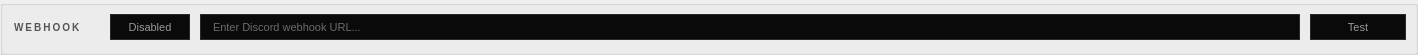
     <widget class="QGroupBox" name="overlayWebhookGroup">
      <property name="geometry">
       <rect>
        <x>26</x>
        <y>785</y>
        <width>1418</width>
        <height>55</height>
       </rect>
      </property>
      <property name="title">
       <string/>
      </property>
      <widget class="QLabel" name="overlayWebhookLabel">
       <property name="geometry">
        <rect>
         <x>14</x>
         <y>14</y>
         <width>90</width>
         <height>26</height>
        </rect>
       </property>
       <property name="styleSheet">
        <string>color: #555; font-size: 10px; font-weight: 700; letter-spacing: 2px; background: transparent;</string>
       </property>
       <property name="text">
        <string>WEBHOOK</string>
       </property>
       <property name="alignment">
        <set>Qt::AlignLeft|Qt::AlignVCenter</set>
       </property>
      </widget>
      <widget class="QPushButton" name="overlayWebhookToggleButton">
       <property name="geometry">
        <rect>
         <x>110</x>
         <y>14</y>
         <width>80</width>
         <height>26</height>
        </rect>
       </property>
       <property name="styleSheet">
        <string>background: #0a0a0a; color: #999; border: 1px solid #2a2a2a; border-radius: 0px; font-size: 11px;</string>
       </property>
       <property name="text">
        <string>Disabled</string>
       </property>
      </widget>
      <widget class="QLineEdit" name="overlayWebhookUrlInput">
       <property name="geometry">
        <rect>
         <x>200</x>
         <y>14</y>
         <width>1100</width>
         <height>26</height>
        </rect>
       </property>
       <property name="styleSheet">
        <string>background: #0a0a0a; color: #ccc; border: 1px solid #2a2a2a; border-radius: 0px; padding: 4px 10px; font-size: 11px;</string>
       </property>
       <property name="placeholderText">
        <string>Enter Discord webhook URL...</string>
       </property>
      </widget>
      <widget class="QPushButton" name="overlayWebhookTestButton">
       <property name="geometry">
        <rect>
         <x>1310</x>
         <y>14</y>
         <width>96</width>
         <height>26</height>
        </rect>
       </property>
       <property name="styleSheet">
        <string>background: #0a0a0a; color: #999; border: 1px solid #2a2a2a; border-radius: 0px; font-size: 11px;</string>
       </property>
       <property name="text">
        <string>Test</string>
       </property>
      </widget>
     </widget>
